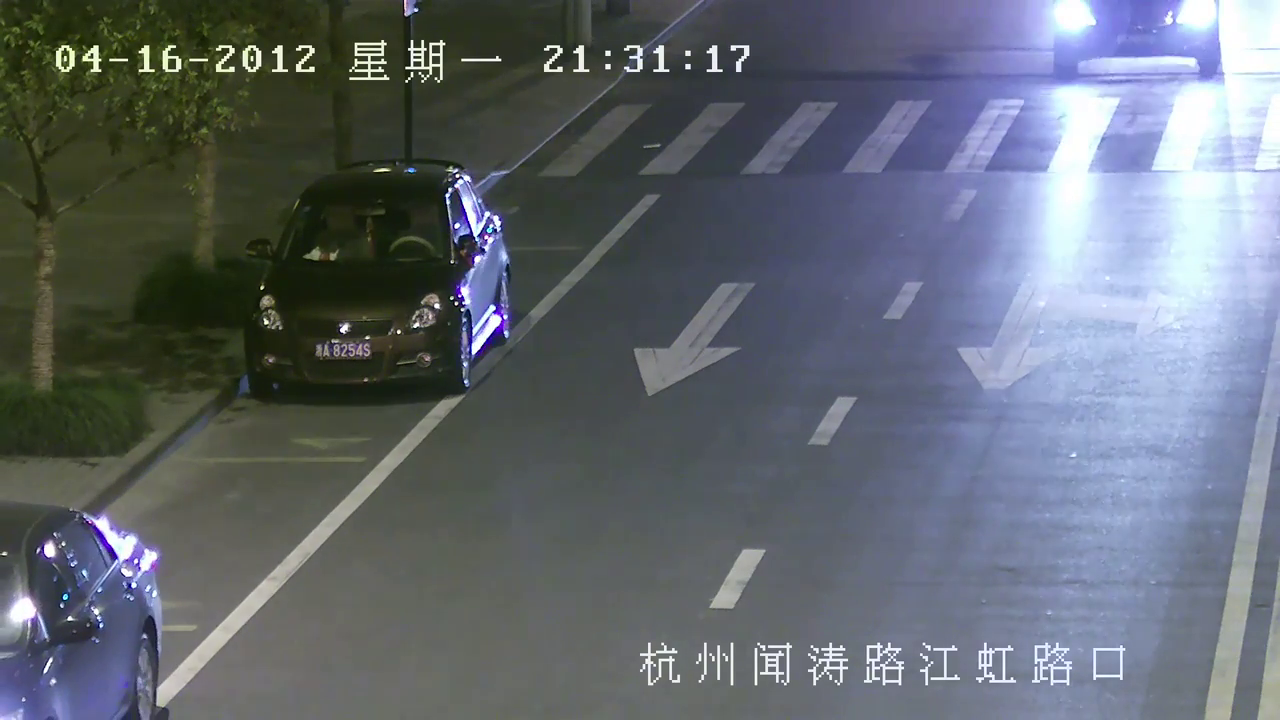
#> input picture frame 30 of Vehicle_Count/video1.mp4, 1280 x 720 px
$ python video1_code.py
#> lines starting #> are read from the running program, lines starting #| are printed output that depends on the picture
# FOR VIDEO 1


import cv2
import numpy as np
from time import sleep

lat_min=68
alt_min=68
offset=3.5
pos_line=270
delay= 60

detect = []
count= 0


def position_control(x, y, w, h):
    x1 = int(w / 2)
    y1 = int(h / 2)
    cx = x + x1
    cy = y + y1
    return cx,cy

cap = cv2.VideoCapture('C:/Users/Lenovo/Downloads/Vehicle_Count/video1.mp4')
subtractor = cv2.bgsegm.createBackgroundSubtractorMOG()

while True:
    ret , frame1 = cap.read()
#> frame1 is the input picture: shape (720, 1280, 3); mean B, G, R 112.9, 105.1, 98.8
    tempo = float(1/delay)
    sleep(tempo)
    grey = cv2.cvtColor(frame1, cv2.COLOR_BGR2GRAY)
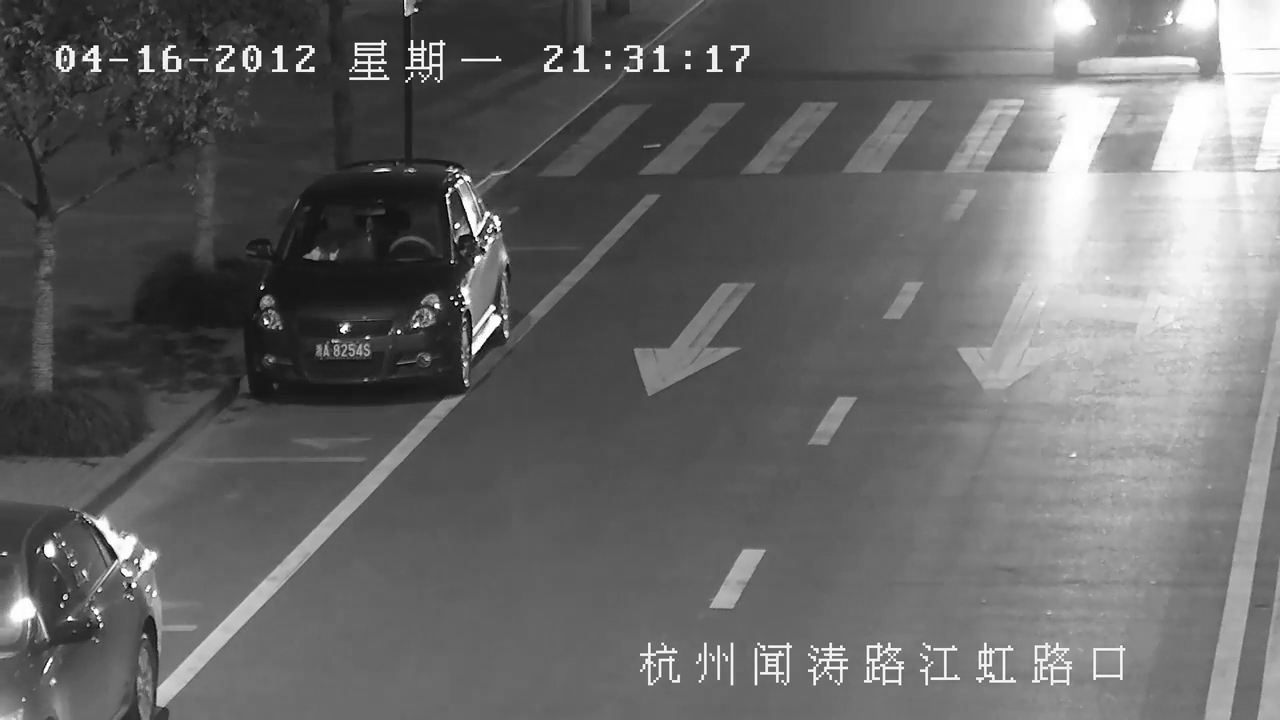
#> grey: shape (720, 1280); min 0, max 255, mean 104
    blur = cv2.GaussianBlur(grey,(3,3),2)
    img_sub = subtractor.apply(blur)
#> img_sub: shape (720, 1280); every value is 0
    dilate = cv2.dilate(img_sub,np.ones((5,5)))
    kernel = cv2.getStructuringElement(cv2.MORPH_ELLIPSE, (5, 5))
    dilater = cv2.morphologyEx (dilate, cv2. MORPH_CLOSE , kernel)
    contourn,h=cv2.findContours(dilater,cv2.RETR_TREE,cv2.CHAIN_APPROX_SIMPLE)
#> contourn = []; h = None
    cv2.imshow("Blur Image",blur)
    cv2.imshow("Subtractor image",img_sub)
    cv2.imshow("Kernel Image",kernel)
    # cv2.imshow("Contourn",contourn)


    cv2.line(frame1, (500, pos_line), (1400, pos_line), (255,127,0), 4)
    for(i,c) in enumerate(contourn):
        (x,y,w,h) = cv2.boundingRect(c)
        validar_contourn = (w >= lat_min) and (h >= alt_min)
        if not validar_contourn:
            continue

        cv2.rectangle(frame1,(x,y),(x+w,y+h),(0,255,0),4)
        center = position_control(x, y, w, h)
        detect.append(center)
        cv2.circle(frame1, center, 4, (0, 0,255), -1)

        for (x,y) in detect:
            if y<(pos_line+offset) and y>(pos_line-offset):

                cv2.line(frame1, (500, pos_line), (1400, pos_line), (0,127,255), 3)
                count+=1
                detect.remove((x,y))
                print("car is detected : "+str(count))
#> this loop made 0 passes
#> after the loop, count = 0; detect = []

    cv2.putText(frame1, "VEHICLE COUNT : "+str(count), (300, 115), cv2.FONT_HERSHEY_SIMPLEX, 2, (0, 0, 255),5)
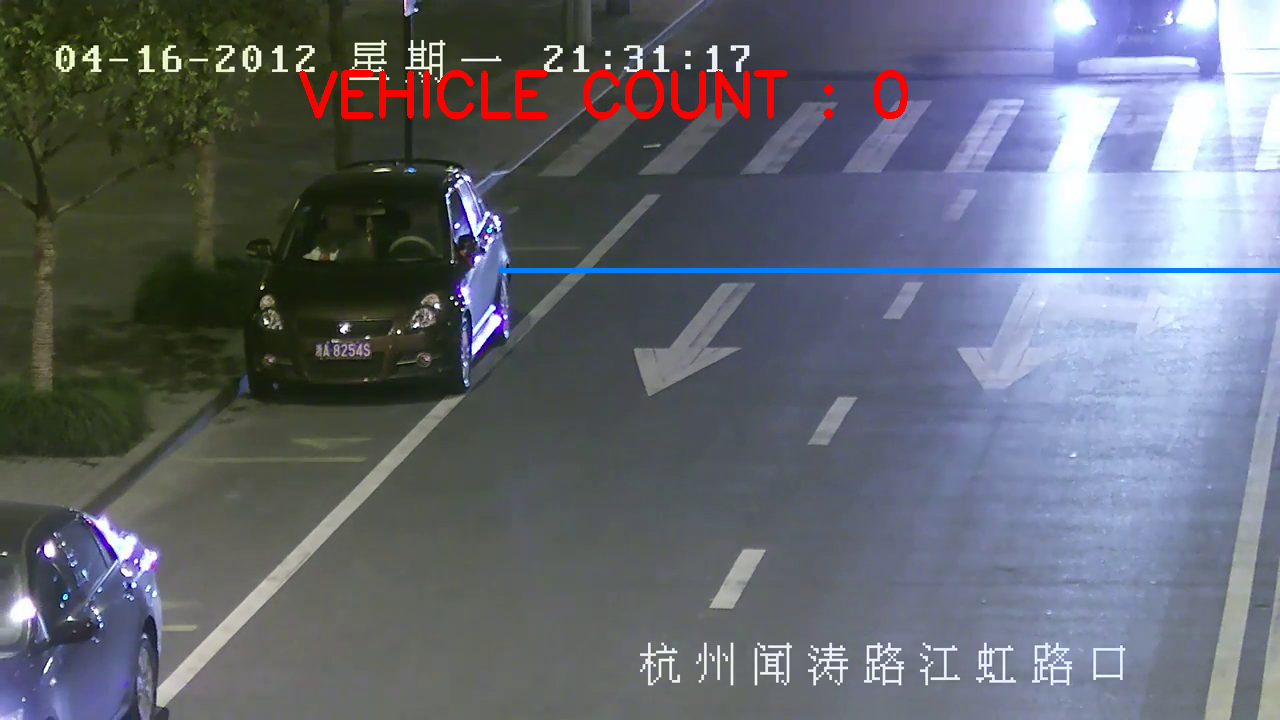
#> frame1: shape (720, 1280, 3); mean B, G, R 112.7, 104.4, 100.2
    cv2.imshow("Video Original" , frame1)
    cv2.imshow("Detecter",dilater)

    if cv2.waitKey(1) == ord('q'):
#> (key q is pressed here)
        break

cv2.destroyAllWindows()
cap.release()

$ run again, starting later in the video
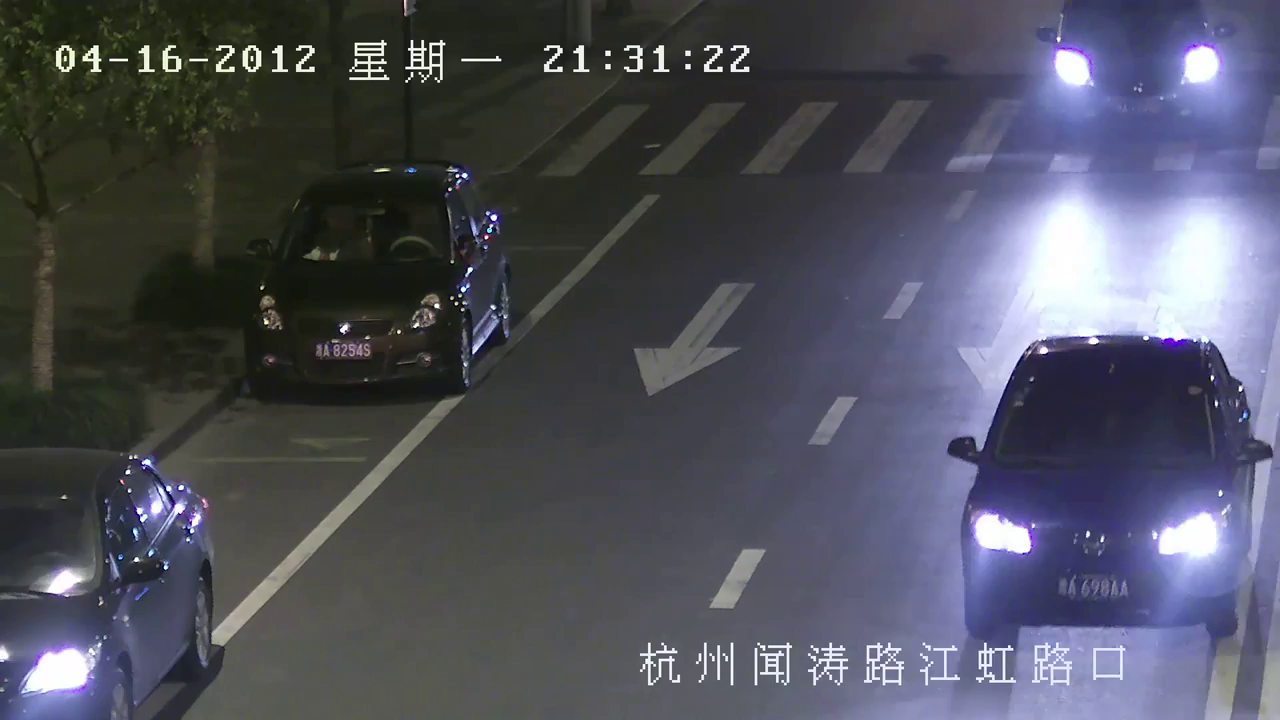
#> input picture frame 135 of Vehicle_Count/video1.mp4, 1280 x 720 px
#> frame1 is the input picture: shape (720, 1280, 3); mean B, G, R 91.8, 80.5, 79.2
#> `grey = cv2.cvtColor(frame1, cv2.COLOR_BGR2GRAY)`:
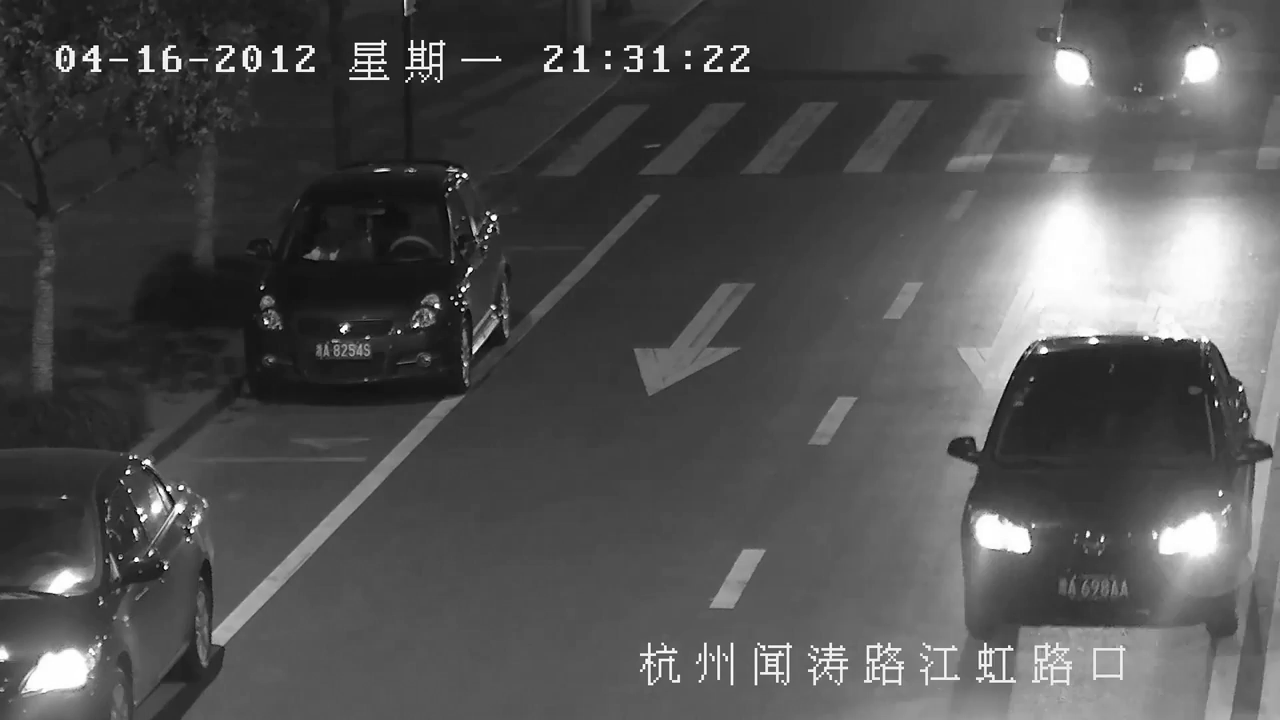
#> grey: shape (720, 1280); min 0, max 255, mean 81.4
#> img_sub: shape (720, 1280); every value is 0
#> contourn = []; h = None
#> after the loop `for(i,c) in enumerate(contourn):`: count = 0; detect = []
#> `cv2.putText(frame1, "VEHICLE COUNT : "+str(count), (300, 115), cv2.FON..`:
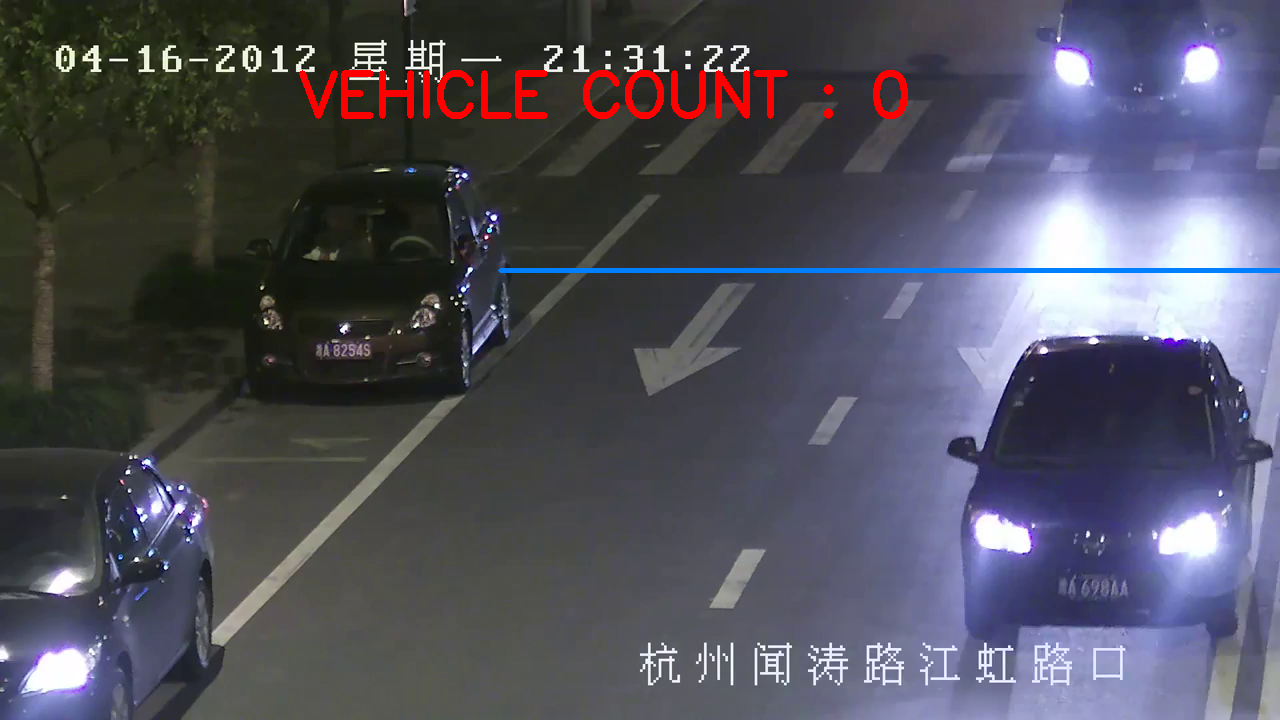
#> frame1: shape (720, 1280, 3); mean B, G, R 91.9, 80.1, 80.8

$ run again, starting later in the video
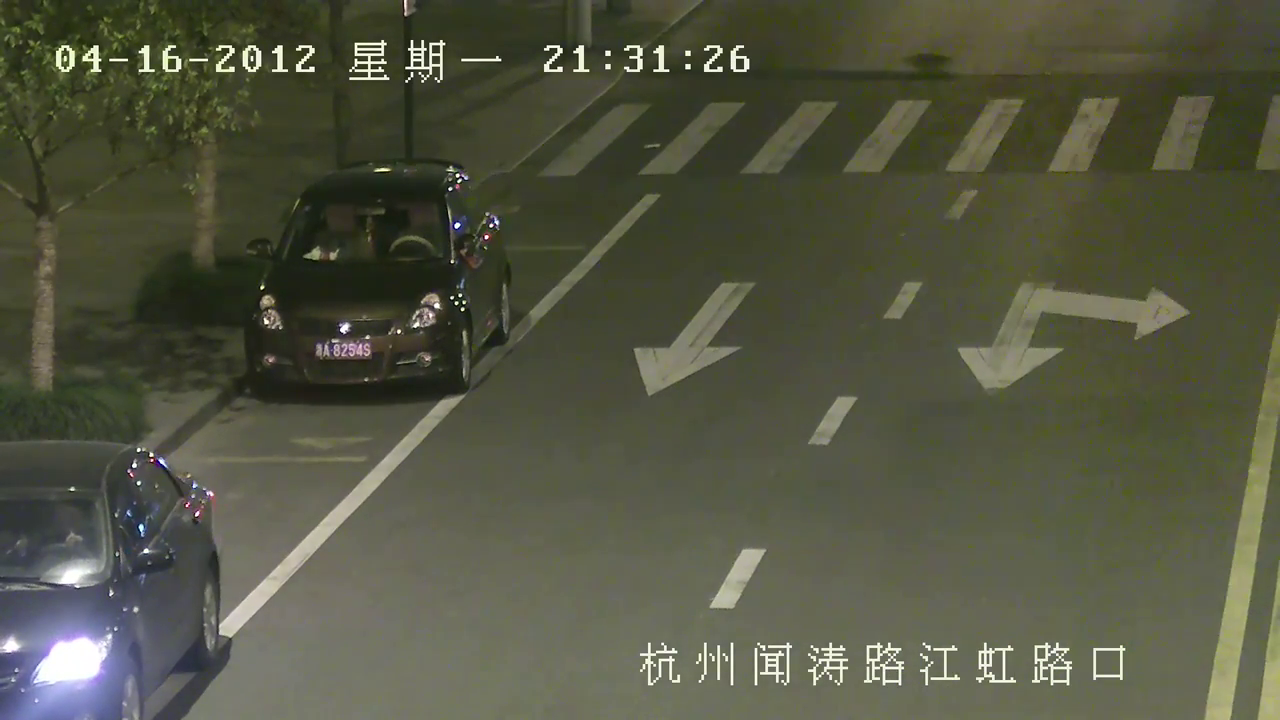
#> input picture frame 240 of Vehicle_Count/video1.mp4, 1280 x 720 px
#> frame1 is the input picture: shape (720, 1280, 3); mean B, G, R 65.9, 85.2, 83.3
#> `grey = cv2.cvtColor(frame1, cv2.COLOR_BGR2GRAY)`:
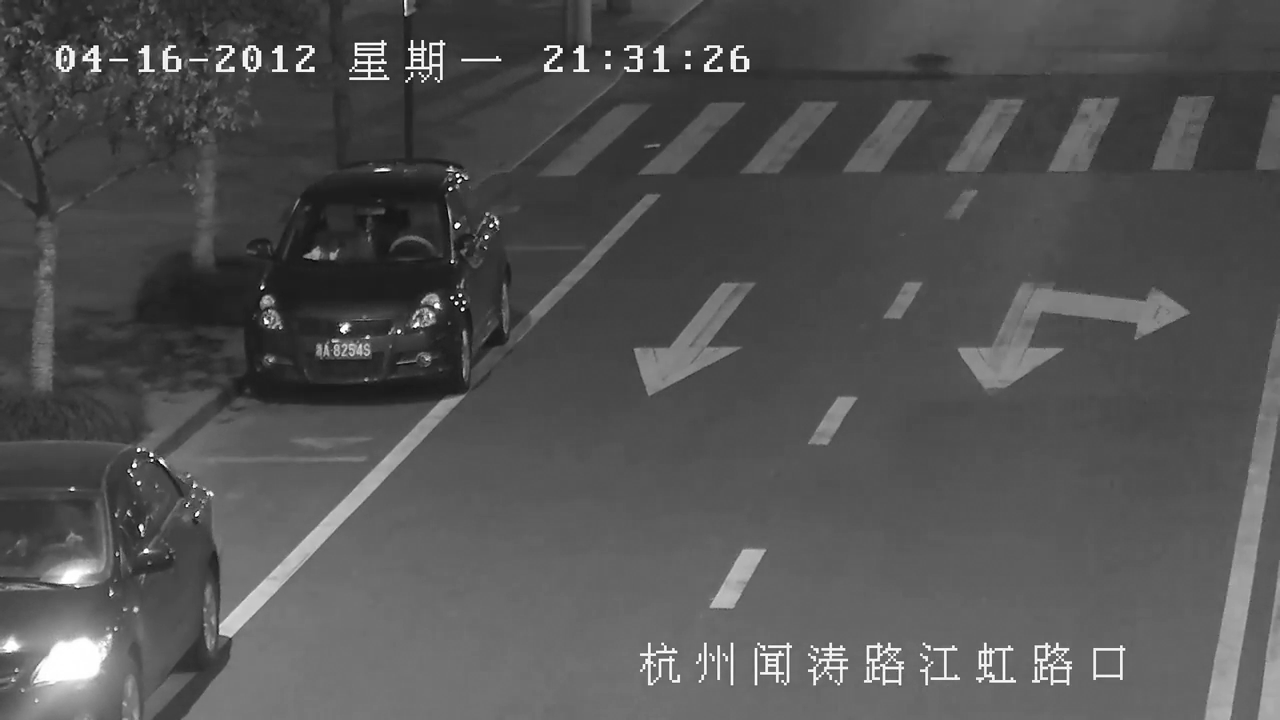
#> grey: shape (720, 1280); min 0, max 255, mean 82.4
#> img_sub: shape (720, 1280); every value is 0
#> contourn = []; h = None
#> after the loop `for(i,c) in enumerate(contourn):`: count = 0; detect = []
#> `cv2.putText(frame1, "VEHICLE COUNT : "+str(count), (300, 115), cv2.FON..`:
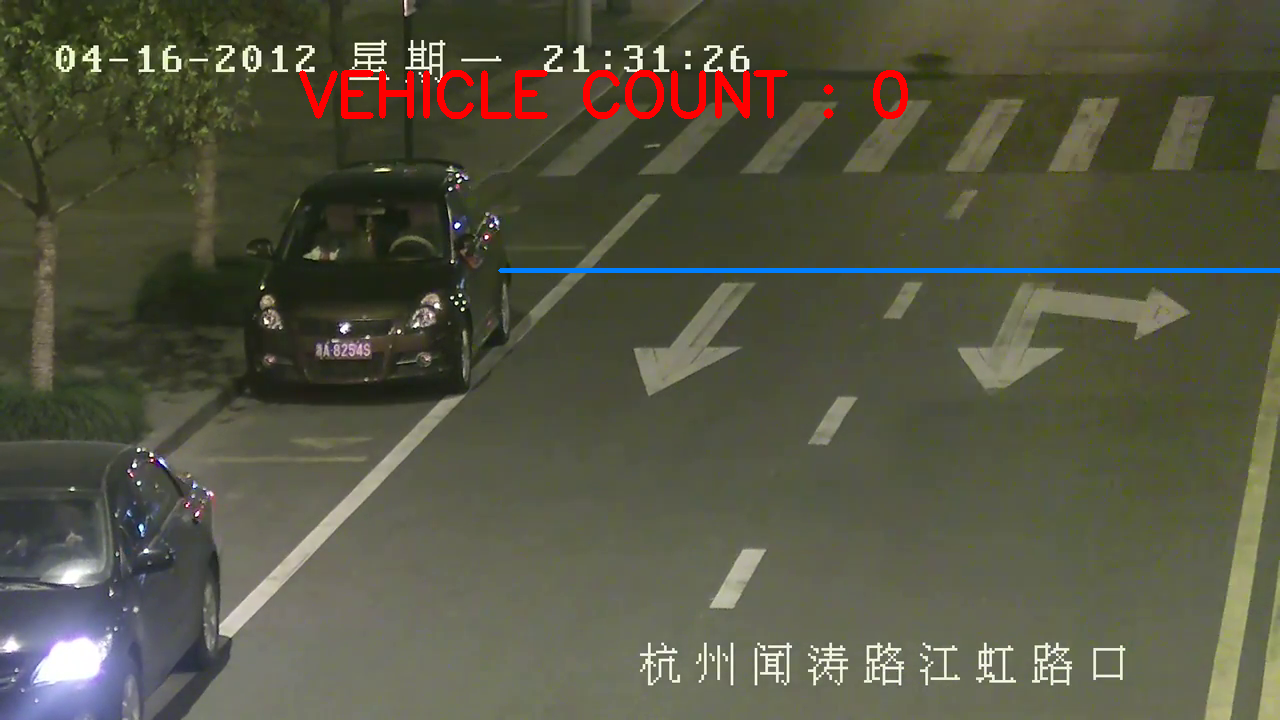
#> frame1: shape (720, 1280, 3); mean B, G, R 66.3, 84.8, 84.9
